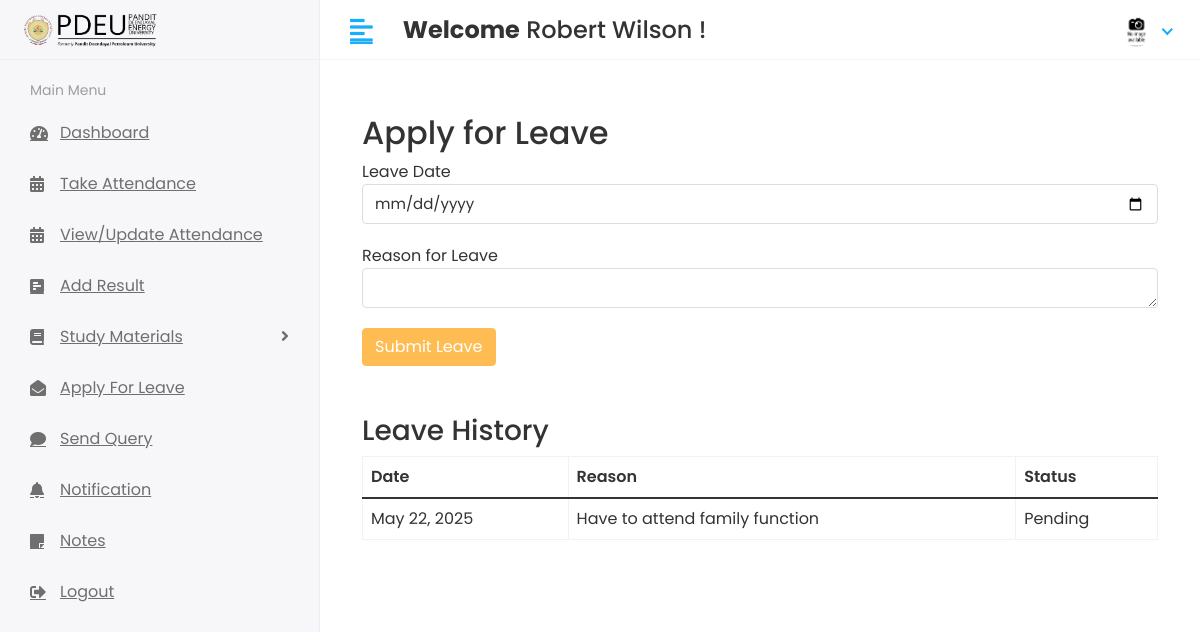
The page /Staff/Apply_leave (signed in) on the database as committed earlier.
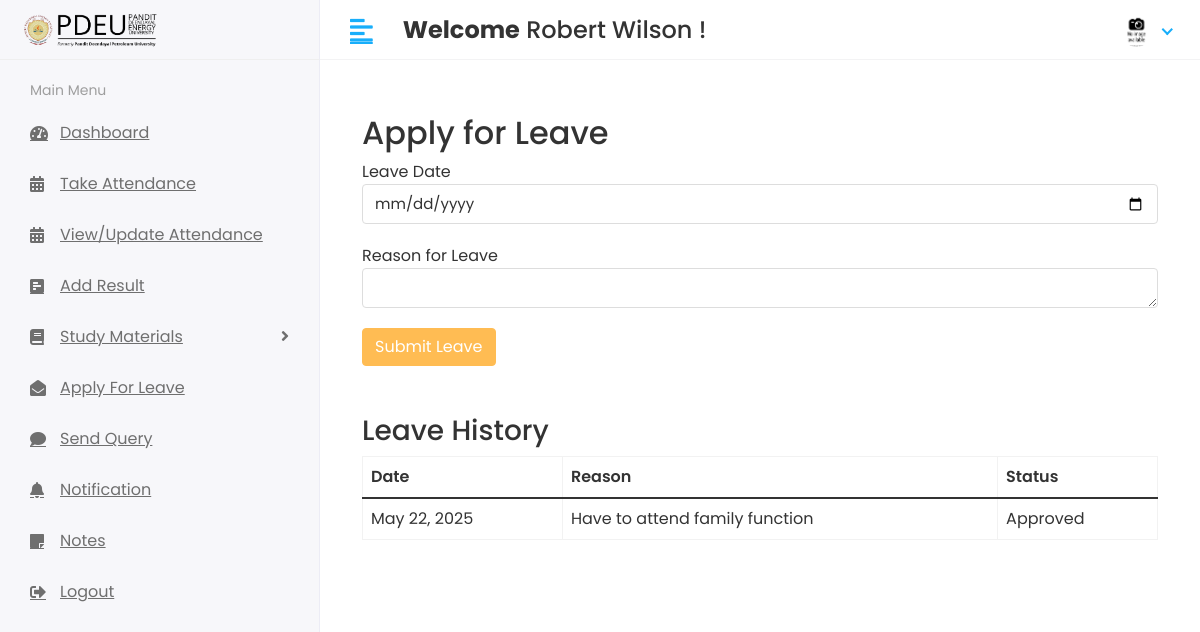
The same page on the database as committed later.
### app/models.py (models this page shows, shortened)
class Staff_leave(models.Model):
    staff_id = models.ForeignKey(Staff, on_delete=models.CASCADE)
    date = models.DateField(null=True)
    message = models.TextField(null=True, blank=True)
    status = models.IntegerField(default=0)
    created_at = models.DateTimeField(auto_now_add=True)
    updated_at = models.DateTimeField(auto_now=True)

### student_management_system/Staff_Views.py (the view)
# urls.py: path('Staff/Apply_leave', Staff_Views.STAFF_APPLY_LEAVE, name='staff_apply_leave'),
@login_required(login_url='/')
def STAFF_APPLY_LEAVE(request):
    staff = Staff.objects.filter(admin=request.user)
    for i in staff: # This loop is redundant if Staff has a OneToOneField with CustomUser
        staff_id = i.id
        staff_leave_history = Staff_leave.objects.filter(staff_id=staff_id)
        context = {
            'staff_leave_history': staff_leave_history,
        }
        return render(request, 'Staff/apply_leave.html', context)
    return redirect('staff_home')

### templates/Staff/apply_leave.html (shortened to what this page needs)
{% extends 'base.html' %}
{% block content %}
<div class="container mt-4">
    <h2>Apply for Leave</h2>
    <form method="POST" action="{% url 'staff_apply_leave_save' %}">
        <div class="form-group">
            <label for="leave_date">Leave Date</label>
            <input type="date" class="form-control" id="leave_date" name="leave_date" required>
        </div>
        <div class="form-group">
            <label for="message">Reason for Leave</label>
            <textarea class="form-control" id="message" name="message" rows="4" required></textarea>
        </div>
        <button type="submit" class="btn btn-primary">Submit Leave</button>
    </form>
    <h3 class="mt-5">Leave History</h3>
    <table class="table table-bordered">
        <thead>
            <tr>
                <th>Date</th>
                <th>Reason</th>
                <th>Status</th>
            </tr>
        </thead>
        <tbody>
            {% for leave in staff_leave_history %}
            <tr>
                <td>{{ leave.date }}</td>
                <td>{{ leave.message }}</td>
                <td>
                    {% if leave.status == 0 %}Pending
                    {% elif leave.status == 1 %}Approved
                    {% else %}Rejected{% endif %}
                </td>
            </tr>
            {% empty %}
            <tr>
                <td colspan="3">No leave history available.</td>
            </tr>
            {% endfor %}
        </tbody>
    </table>
</div>
{% endblock %}

Rows that differ between the two databases and show on the page:
changed Staff_leave "Have to attend family function": status "Pending" → "Approved"
